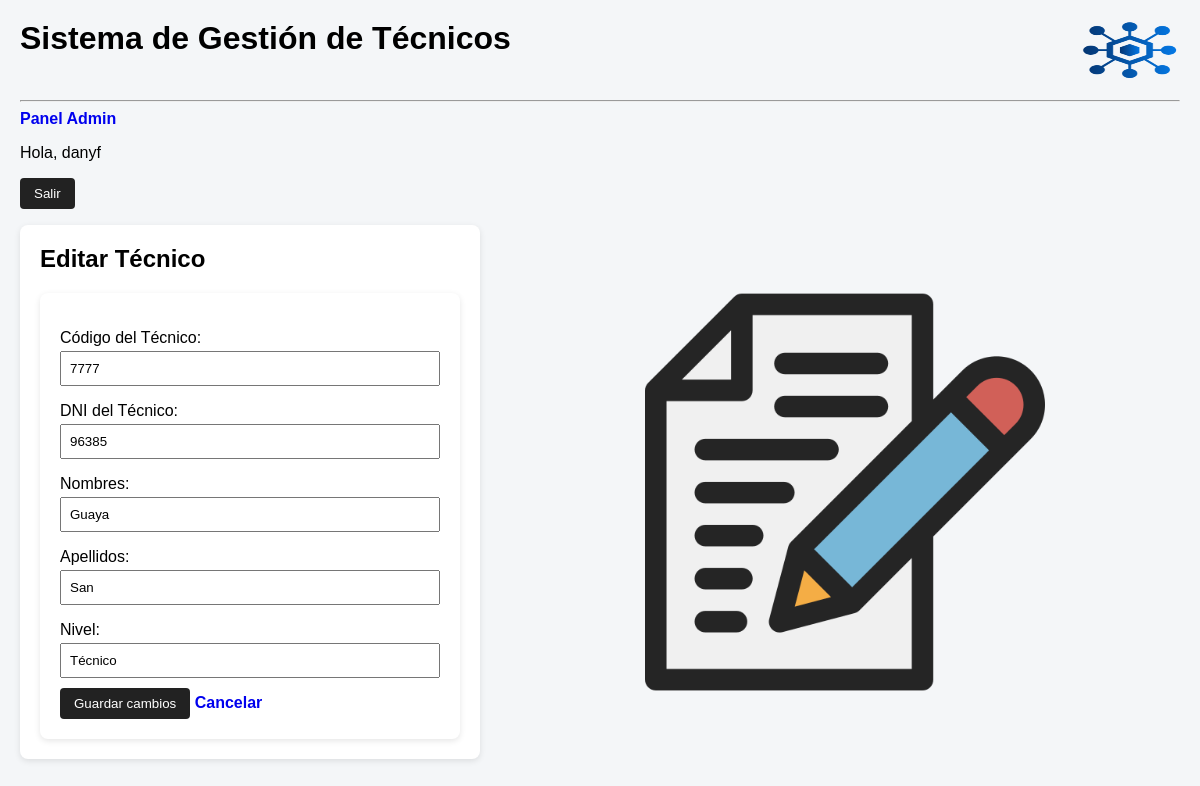
The app's page /editar/4/ (signed in) with its own data.
### tecnicos/models.py (models this page shows, shortened)
class Tecnico(models.Model):
    codigo = models.CharField(
        max_length=20,
        unique=True,
        verbose_name="Código del Técnico"
        )
    dni = models.CharField(
        max_length=15,
        verbose_name="DNI del Técnico"
        )
    nombres = models.CharField(
        max_length=100
    )
    apellidos = models.CharField(
        max_length=100
    )
    nivel = models.CharField(
        max_length=20,
        default="Auxiliar",
    )
    fecha_registro = models.DateField(
        auto_now_add=True
    )

### tecnicos/views.py (the view)
# urls.py: path('editar/<int:id>/', views.editar, name='editar'),
@never_cache
@login_required
@user_passes_test(es_admin)
def editar(request, id):
    tecnico = get_object_or_404(Tecnico, id=id)
    form = TecnicoForm(request.POST or None, instance=tecnico)
    if form.is_valid():
        form.save()
        messages.success(request, 'Datos actualizados.')
        return redirect('index')
    return render(request, 'tecnicos/editar.html', {'form': form})

### tecnicos/forms.py
class TecnicoForm(forms.ModelForm):
    class Meta:
        model = Tecnico
        fields = ['codigo', 'dni', 'nombres', 'apellidos', 'nivel']

### tecnicos/views.py (called while the page is built)
def es_admin(user):
    return user.is_superuser

### tecnicos/templates/tecnicos/editar.html (shortened to what this page needs)
{% extends 'base.html' %}
{% load static %}
{% block content %}
<div class="contenedor">
    <div class="formulario">
        <h2>Editar Técnico</h2>
        <form method="post" class="formulario-editar">
            {{ form.as_p }}
            <button type="submit">Guardar cambios</button>
            <a href="{% url 'index' %}">Cancelar</a>
        </form>
    </div>
    <div class="imagen-editar">
        <img src="{% static 'tecnicos/img/editar.png' %}" alt="Editar técnico">
    </div>
</div>
{% endblock %}

### tecnicos/templates/base.html (shortened to what this page needs)
{% load static %}
<!doctype html>
<html lang="es">
  <head>
    <link rel="stylesheet" href="{% static 'tecnicos/css/estilos.css' %}" />
  </head>
  <body>
    <div class="encabezado">
      <h1>Sistema de Gestión de Técnicos</h1>
      <img
        src="{% static 'tecnicos/img/logoAzul.png' %}"
        alt="Logo"
        class="img-logo"
      />
    </div>
    <hr />
    {% if user.is_superuser %}
    <a href="{% url 'index' %}">Panel Admin</a>
{% endif %}
    {% if user.is_authenticated %}
      {% if user.is_authenticated %}
    <p>
        Hola, {{ user.username }}
        <form method="post" action="{% url 'logout' %}" style="display:inline;">
            <button type="submit" class="logout-btn">Salir</button>
        </form>
    </p>
{% endif %}
    {% else %}
    <a href="{% url 'login' %}">Iniciar sesión</a>
    {% endif %}
     {% block content %}{% endblock %}
  </body>
</html>

### tecnicos/static/tecnicos/css/estilos.css (style rules this page uses)
* { box-sizing: border-box; font-family: Arial, sans-serif; }
body { background: #f4f6f8; margin: 0; padding: 20px; }
h1, h2 { margin-top: 0; }
.contenedor { display: flex; gap: 30px; align-items: center; }
.encabezado { display: flex; justify-content: space-between; margin-bottom: 20px; }
.formulario { width: 500; background: #ffffff; padding: 20px; border-radius: 8px; box-shadow: 0 2px 6px rgba(0,0,0,0.1); }
.formulario form p { margin-bottom: 10px; }
.formulario input, .formulario select { width: 100%; padding: 8px; margin-top: 4px; }
.formulario-editar { width: 420px; background: #ffffff; padding: 20px; border-radius: 8px; box-shadow: 0 2px 6px rgba(0,0,0,0.1); }
.formulario-editar input, .formulario-editar select { width: 100%; padding: 8px; margin-top: 4px; }
button { padding: 8px 14px; border: none; border-radius: 4px; background: #222; color: #fff; cursor: pointer; }
a { text-decoration: none; font-weight: bold; }
.imagen-editar { flex: 1; display: flex; justify-content: center; align-items: center; }
.imagen-editar img { max-width: 400px; width: 100%; opacity: 0.85; }
.img-logo { height: 60px; width: 100PX; vertical-align: middle; margin-left: 15px; }

### records on screen
Tecnico: codigo "7777", dni "96385", nombres "Guaya", apellidos "San", nivel "Técnico"

### other values on screen
{{ user.username }} "danyf"
